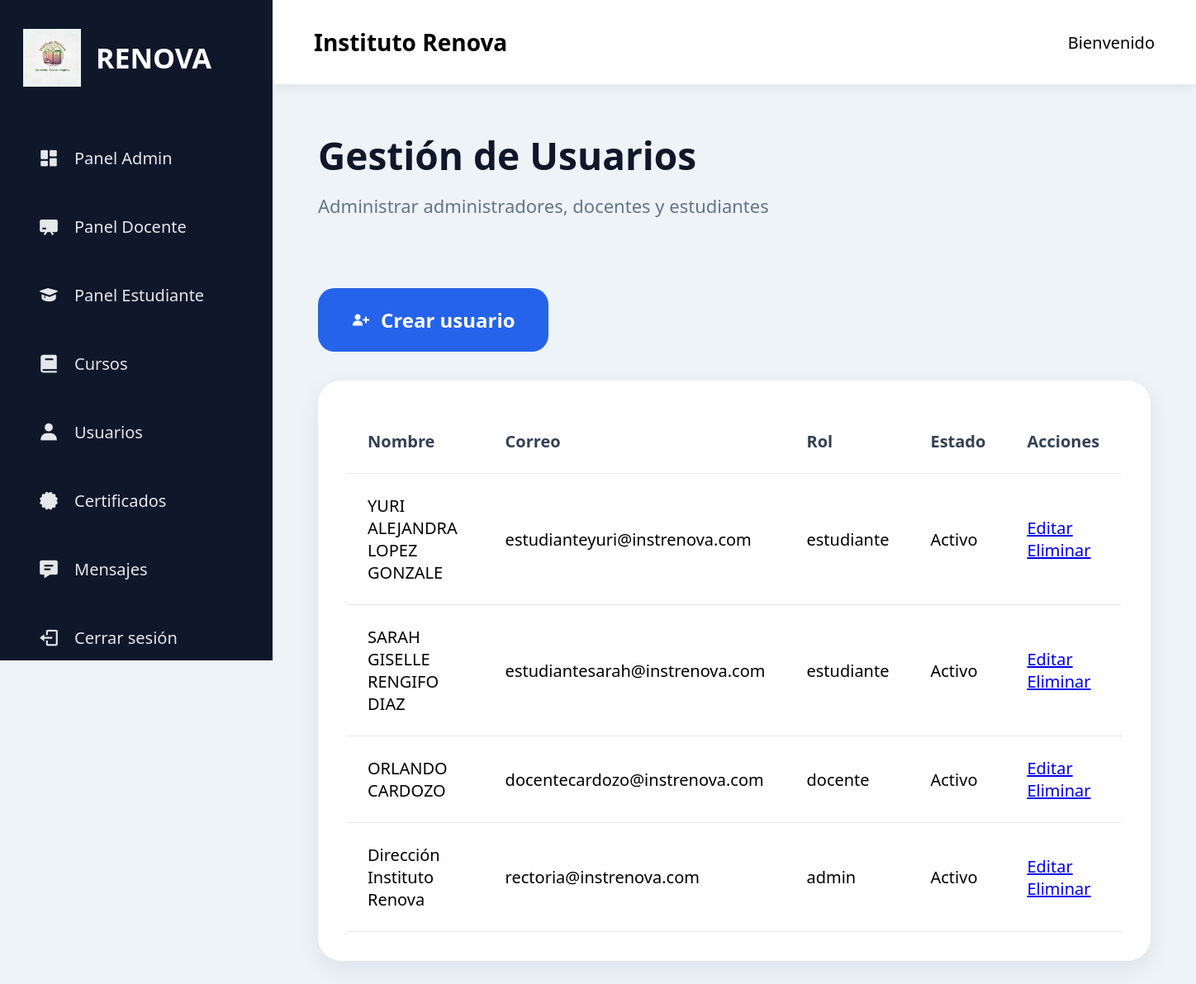
Page /admin/usuarios on the committed database.
### models/usuario.py (models this page shows, shortened)
class Usuario(db.Model, UserMixin):
    __tablename__ = 'usuarios'
    id = db.Column(
        db.Integer,
        primary_key=True
    )
    nombre = db.Column(
        db.String(100),
        nullable=False
    )
    apellido = db.Column(
        db.String(100),
        nullable=False
    )
    tipo_documento = db.Column(
        db.String(20)
    )
    numero_documento = db.Column(
        db.String(30),
        unique=True
    )
    correo = db.Column(
        db.String(120),
        unique=True,
        nullable=False
    )
    password = db.Column(
        db.String(255),
        nullable=False
    )
    rol = db.Column(
        db.String(20),
        nullable=False
    )
    foto = db.Column(
        db.String(255)
    )
    activo = db.Column(
        db.Boolean,
        default=True
    )
    fecha_registro = db.Column(
        db.DateTime,
        default=datetime.utcnow
    )

### routes/admin_routes.py (the view)
@admin.route('/usuarios')
def usuarios():
    usuarios = Usuario.query.order_by(Usuario.fecha_registro.desc()).all()
    return render_template('admin/usuarios.html', usuarios=usuarios)

### templates/admin/usuarios.html (shortened to what this page needs)
{% extends 'layout.html' %}
{% block content %}
<div class="page-header">
    <h1>Gestión de Usuarios</h1>
    <p>Administrar administradores, docentes y estudiantes</p>
</div>
<div class="actions-bar">
    <a href="{{ url_for('admin.crear_usuario') }}" class="btn-primary">
        <i class='bx bxs-user-plus'></i>
        Crear usuario
    </a>
</div>
<div class="table-card">
    <table>
        <thead>
            <tr>
                <th>Nombre</th>
                <th>Correo</th>
                <th>Rol</th>
                <th>Estado</th>
                <th>Acciones</th>
            </tr>
        </thead>
        <tbody>
        {% for usuario in usuarios %}
            <tr>
                <td>{{ usuario.nombre }} {{ usuario.apellido }}</td>
                <td>{{ usuario.correo }}</td>
                <td>{{ usuario.rol }}</td>
                <td>
                    {% if usuario.activo %}
                        Activo
                    {% else %}
                        Inactivo
                    {% endif %}
                </td>
                <td>
                    <a href="{{ url_for('admin.editar_usuario', id=usuario.id) }}" class="btn-small">
                        Editar
                    </a>
                    <a href="{{ url_for('admin.eliminar_usuario', id=usuario.id) }}"
                       class="btn-small danger"
                       onclick="return confirm('¿Seguro que deseas eliminar este usuario?');">
                        Eliminar
                    </a>
                </td>
            </tr>
        {% else %}
            <tr>
                <td colspan="5" class="empty-table">
                    No hay usuarios registrados todavía.
                </td>
            </tr>
        {% endfor %}
        </tbody>
    </table>
</div>
{% endblock %}

### templates/layout.html (shortened to what this page needs)
<!DOCTYPE html>
<html lang="es">
<head>
    <link rel="stylesheet" href="{{ url_for('static', filename='css/style.css') }}">
    <link href='https://unpkg.com/boxicons@2.1.4/css/boxicons.min.css' rel='stylesheet'>
</head>
<body>
    {% if current_user.is_authenticated and current_user.rol == 'docente' %}
        {% include 'components/sidebar_docente.html' %}
    {% elif current_user.is_authenticated and current_user.rol == 'estudiante' %}
        {% include 'components/sidebar_estudiante.html' %}
    {% else %}
        {% include 'components/sidebar.html' %}
    {% endif %}
    <main class="main-content">
        {% include 'components/navbar.html' %}
        <section class="content">
            {% block content %}
            {% endblock %}
        </section>
    </main>
</body>
</html>

### templates/components/sidebar.html
<aside class="sidebar">
    <div class="logo">
        <img src="{{ url_for('static', filename='logo.png') }}" alt="Logo">
        <h2>RENOVA</h2>
    </div>
    <ul class="menu">
        <li><a href="/admin/dashboard"><i class='bx bxs-dashboard'></i>Panel Admin</a></li>
        <li><a href="/docente/dashboard"><i class='bx bxs-chalkboard'></i>Panel Docente</a></li>
        <li><a href="/estudiante/dashboard"><i class='bx bxs-graduation'></i>Panel Estudiante</a></li>
        <li><a href="/admin/cursos"><i class='bx bxs-book'></i>Cursos</a></li>
        <li><a href="/admin/usuarios"><i class='bx bxs-user'></i>Usuarios</a></li>
        <li><a href="/admin/certificados"><i class='bx bxs-certification'></i>Certificados</a></li>
        <li><a href="/admin/mensajes"><i class='bx bxs-message-detail'></i>Mensajes</a></li>
        <li><a href="/logout"><i class='bx bx-log-out'></i>Cerrar sesión</a></li>
    </ul>
</aside>

### templates/components/navbar.html
<nav class="navbar">
    <div class="navbar-left">
        <h3>
            Instituto Renova
        </h3>
    </div>
    <div class="navbar-right">
        <span>
            Bienvenido
        </span>
    </div>
</nav>

### static/css/style.css (style rules this page uses)
* { margin:0; padding:0; box-sizing:border-box; font-family:'Segoe UI', sans-serif; }
body { display:flex; min-height:100vh; background:#eef3f8; font-size:20px; }
.sidebar { width:330px; height:100vh; background:#0f172a; color:white; position:fixed; padding:35px 28px; }
.logo { display:flex; align-items:center; gap:18px; margin-bottom:55px; }
.logo img { width:70px; height:70px; object-fit:contain; }
.logo h2 { font-size:34px; }
.menu { list-style:none; }
.menu li { margin-bottom:20px; }
.menu li a { display:flex; align-items:center; gap:18px; color:#e5e7eb; text-decoration:none; font-size:20px; padding:18px; border-radius:16px; }
.menu li a i { font-size:26px; }
.main-content { margin-left:330px; width:100%; }
.navbar { background:white; padding:32px 50px; display:flex; justify-content:space-between; align-items:center; box-shadow:0 2px 15px rgba(0,0,0,.08); }
.navbar h3 { font-size:28px; }
.navbar span { font-size:20px; }
.content { padding:55px; }
.page-header { margin-bottom:45px; }
.page-header h1 { font-size:46px; color:#0f172a; margin-bottom:15px; }
.page-header p { font-size:22px; color:#64748b; }
.actions-bar { margin-bottom:35px; }
.btn-primary { display:inline-flex; align-items:center; gap:12px; background:#2563eb; color:white; padding:20px 32px; border-radius:18px; text-decoration:none; font-size:20px; font-weight:700; }
.table-card { background:white; border-radius:28px; padding:35px; box-shadow:0 10px 30px rgba(15,23,42,.08); }
table { width:100%; border-collapse:collapse; font-size:20px; }
th, td { padding:25px; border-bottom:1px solid #e5e7eb; }
th { color:#334155; text-align:left; }
.btn-primary { margin-top:40px; display:inline-flex; align-items:center; justify-content:center; background:#2563eb; color:white; border:none; padding:22px 40px; border-radius:20px; font-size:24px; font-weight:700; cursor:pointer; transition:.3s; }

### rows in the picture
Usuario: nombre "YURI ALEJANDRA", apellido "LOPEZ GONZALE", correo "estudianteyuri@instrenova.com", rol "estudiante", activo "Activo"
Usuario: nombre "SARAH GISELLE", apellido "RENGIFO DIAZ", correo "estudiantesarah@instrenova.com", rol "estudiante", activo "Activo"
Usuario: nombre "ORLANDO", apellido "CARDOZO", correo "docentecardozo@instrenova.com", rol "docente", activo "Activo"
Usuario: nombre "Dirección", apellido "Instituto Renova", correo "rectoria@instrenova.com", rol "admin", activo "Activo"
